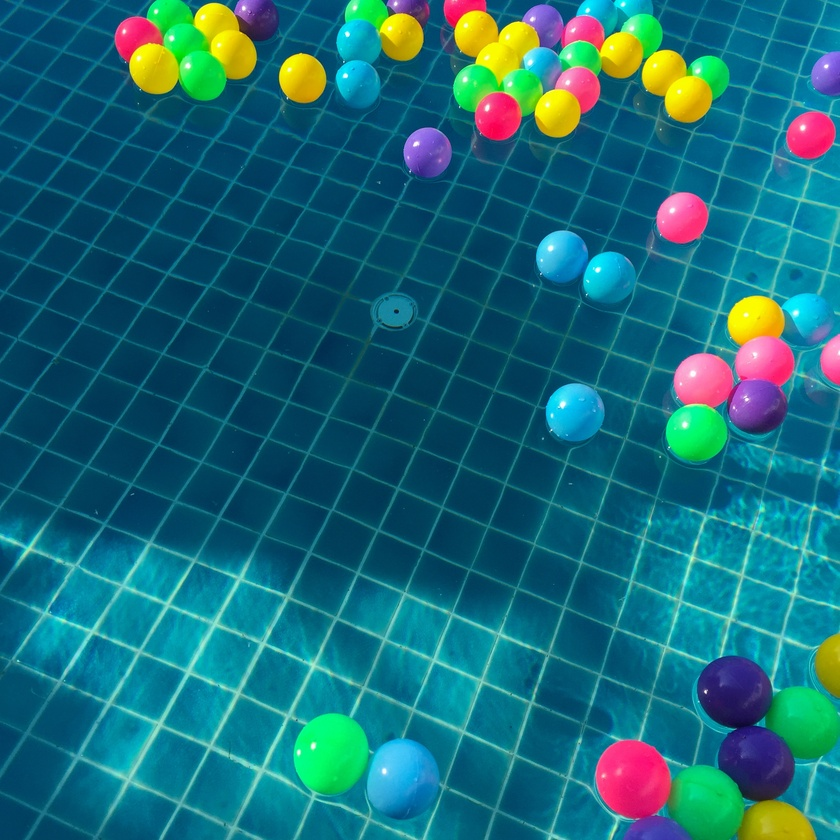
#> input picture getting_started_with_tf/example_imgs/balls-blue-bright-887821.jpg, 840 x 840 px, shrunk from 2448 x 2448 before the run
$ jupyter execute --allow-errors Appendix_image_representation.ipynb   (shell and % lines are left out)
#> lines starting #> are read from the running program, lines starting #| are printed output that depends on the picture
# Image representations

[cell 1]
# Photo by Tirachard Kumtanom from Pexels

We'll need a few libraries to properly deal with images. The best libraries for this are OpenCV and PIL (Python Image Library), the pillow fork in particular. Who am I kidding, I have no idea whether these are the best. It's just that everyone uses them so my priors for their quality being high are strong.

[cell 2]
import PIL
import cv2
import numpy as np
from matplotlib import pyplot as plt

It's very useful to have your matplotlib display coming up within your notebook, so we'll set the display to inline.

That'll do. Now let's have a look at how images are made up.
Take this example:

Most images we use in everyday life are composed of three layers like this, red, green and blue. (There are other combinations used for specific purposes, but we will stick to this most common form here.)
You can clearly see how the different colours combine to give other colours like the yellow balloons at the top left. They contain a lot of red and green and no blue.
A common name for an image like this is bitmap. This is also the name used for an image format and is a slight misnomer. A bitmap refers to exactly what the name says, a map or raster of bits, so a grid of values that are either 0 or 1. The individual colour images that make up our example have different intensities, though, their pixels are not just switched on or off. The examples are maps of values between 0 and 255, in other words, each grid point has not just a bit, but a byte to represent values. In a funny twist of fortune, this arrangement is not called a bytemap, but a pixelmap, or pixmap for short.
However, we'll stick with the convention and refer to an image consisting of a pixelraster with individual colour values as a bitmap :)

## Image import and display

Okay, so let's have a look at how the above image was made.
In the examples folder, there's the original image "balls-blue-bright-887821.jpg". We'll use both OpenCV and pillow to import it and display it with matplotlib.

[cell 3]
# Import images into memory
image_opencv = cv2.imread('../example_imgs/balls-blue-bright-887821.jpg')
#> image_opencv is the input picture: shape (840, 840, 3); mean B, G, R 120.6, 106.4, 24.9
image_pillow = PIL.Image.open('../example_imgs/balls-blue-bright-887821.jpg')

[cell 4]
# Display OpenCV image
plt.imshow(image_opencv)
plt.title('OpenCV')
plt.show()

# Display PIL image
plt.imshow(image_pillow)
plt.title('Pillow')
plt.show()

Argh, crap, what happened? OpenCV bet on the wrong horse, that's what happened. OpenCV implemented blue-green-red as the order of colours in its images instead of red-green-blue back when a lot of camera manufacturers were using this standard. To display them properly, we have to swap them around.

[cell 5]
# OpenCV uses reversed order!
image_opencv = cv2.cvtColor(image_opencv, cv2.COLOR_BGR2RGB)

# Display OpenCV image
plt.imshow(image_opencv)
plt.title('OpenCV')
plt.show()

Yeah, that's better. Okay, so now we've got colour images - how do we get the individual colour layers?
Well, if we want to store a bunch of integers between 0 and 255 in a 2-dimensional arrangement, the numpy array is a natural choice.
In fact, that's the way OpenCV stores its images by default, so once you've opened (and colour-switched) an image with OpenCV, you can use it just like any old 3-dimensional numpy array.
Pillow is not quite that forthcoming, as you can see when you just try to call the variables storing the image information:

[cell 6]
# Call opencv image
image_opencv

[cell 7]
# Call pillow image
image_pillow

Luckily, all we have to do is call the image via numpy to generate an array. As we have seen, matplotlib is happy to display either.

[cell 8]
np.array(image_pillow)

[cell 9]
# Turn pillow image into array
image_pillow = np.array(image_pillow)

# Display pillow image
plt.imshow(image_pillow)
plt.title('Pillow image as array')
plt.show()

Phew! Okay, so far, so good. As you can probably imagine from the layout of the numpy arrays, the colour channels are just simply two-dimensional layers of the array and can be addressed by calling the layer as the third dimension of the array directly. Let's make a function to extract the colour channels separately:

[cell 10]
def extract_colour_channels(image):
    red = image[:,:,0]
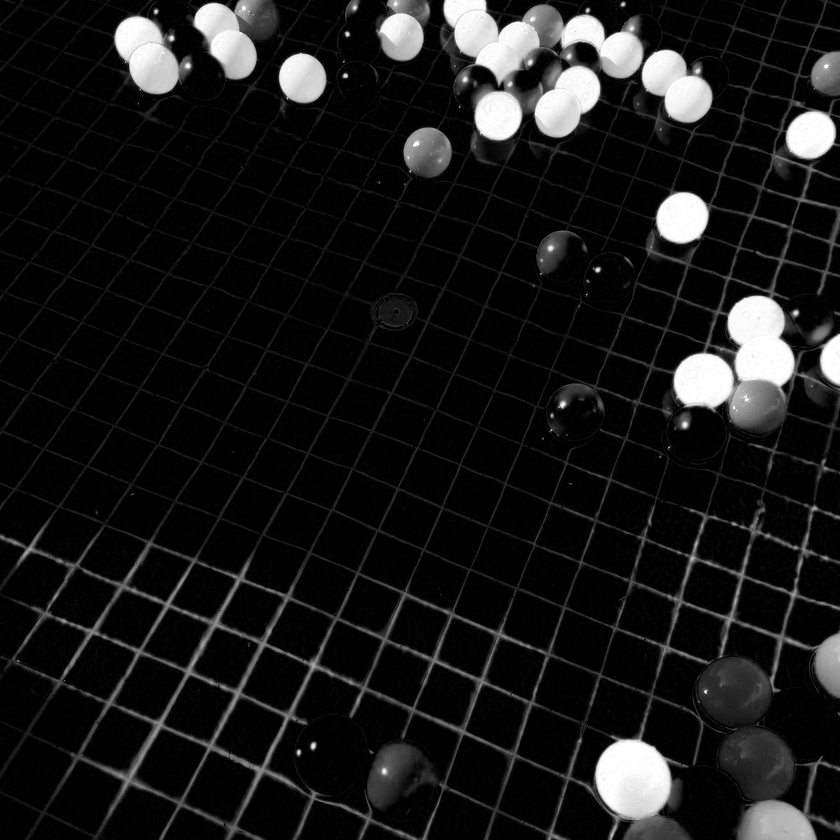
#> red: shape (840, 840); min 0, max 255, mean 24.9
    green = image[:,:,1]
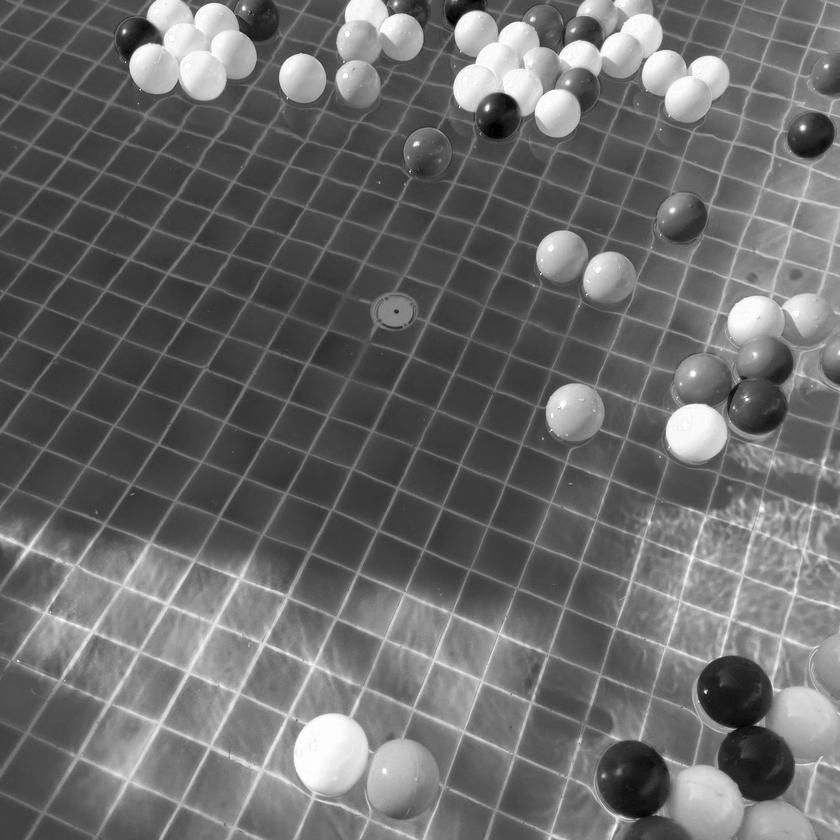
#> green: shape (840, 840); min 0, max 255, mean 106.4
    blue = image[:,:,2]
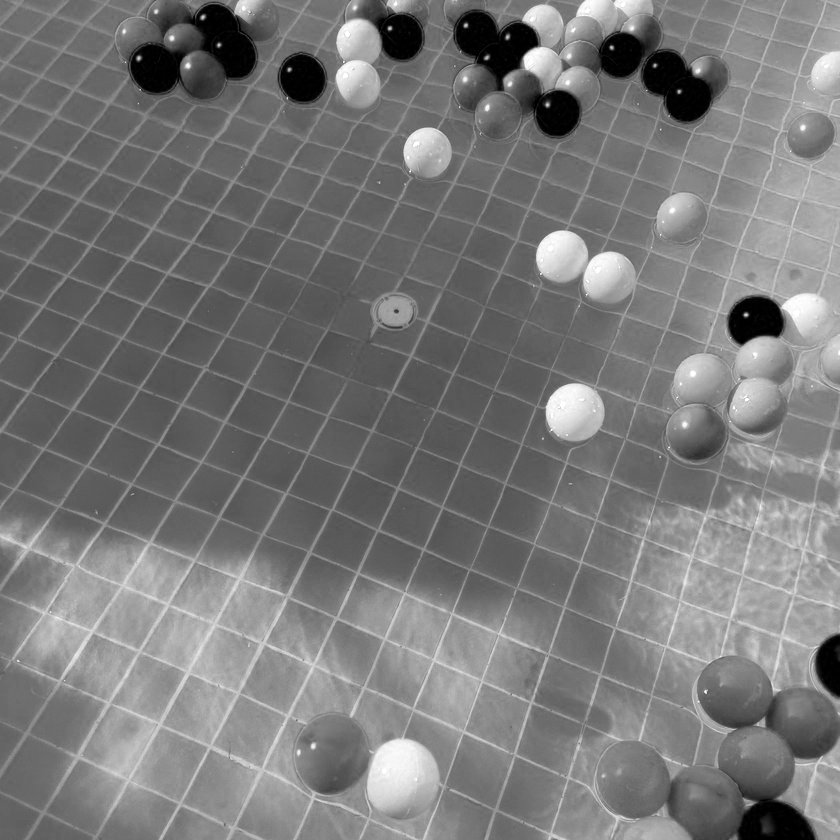
#> blue: shape (840, 840); min 0, max 255, mean 120.6
    return red, green, blue

The OpenCV and Pillow image are now the same, so there is no point in proceeding with two examples for each step. We'll extract the individual colour channels from one of the images with our function and try to display one of them:

[cell 11]
# Extract single colour images
red_img, green_img, blue_img = extract_colour_channels(image_opencv)

# Display red image
plt.imshow(red_img)
plt.title('Red colour channel only')
plt.show()

Gaaah what is it now? I thought we had isolated a single colour channel? This open source stuff is bu#&@#it, I bet this wouldn't happen if we'd paid for it...
Nah, it's not that bad. Matplotlib was trying to guess what we're doing and automatically applied a gradient colourmap from dark to light to make our array easier to read. So for our purpose, we have to specify the colour map directly for each image.
(Names and examples for the colour maps can be found at https://matplotlib.org/examples/color/colormaps_reference.html, luckily an all red, all green or all blue map has the very logical name "Reds", "Greens" and "Blues" respectively)

[cell 12]
# Display red image with hues of reds only
plt.imshow(red_img, cmap='Reds')
plt.title('Red colour channel only')
plt.show()

Bingo! Okay, now let's put all the images, colour maps and so on into lists to put them all together.

[cell 13]
images = [image_opencv, red_img, green_img, blue_img]
maps = [None, 'Reds', 'Greens', 'Blues']
titles = ['Full colour', 'Red', 'Green', 'Blue']

The method that adds an extra image to a matplotlib display is called add_subplot(). The position is addressed from left to right, top to bottom.

[cell 14]
# Create instance of whole figure to populate and define dimensions in terms of subplots
fig = plt.figure()
columns = 2
rows = 2

# Use for loop to populate subplots and show figure
for i in range(columns*rows):
    fig.add_subplot(rows, columns, i + 1)
    plt.imshow(images[i], cmap=maps[i])
    plt.title(titles[i])
plt.show()
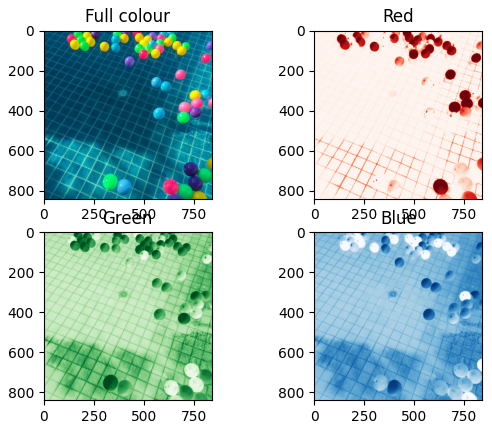
#> figure drawn by matplotlib, 4 panels
